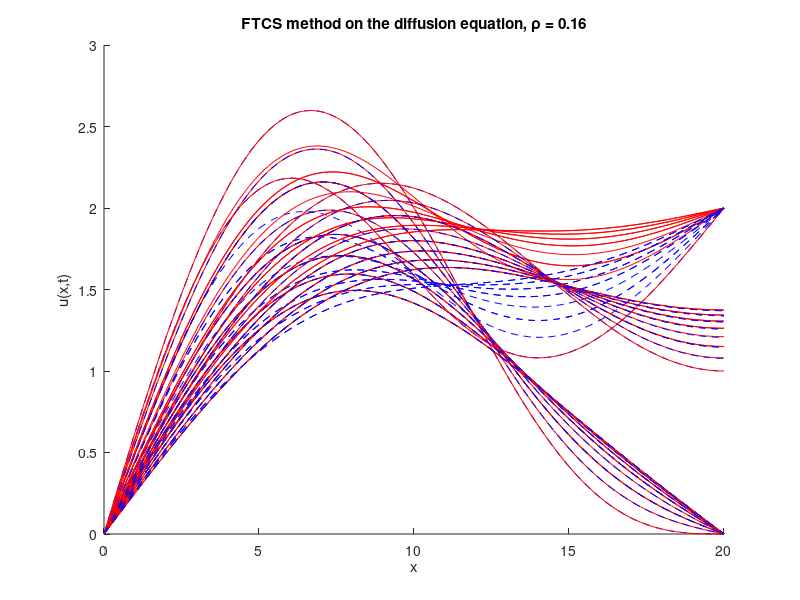

Here is the MATLAB script that generated this plot:
% FTCS on the heat equation
% Kevin Roberts
% 10-13-2024
clear all
close all
clc

% Set the parameters for the solution
L = 20; % length of solution domain (from zero)
J = 200; % number of grid points (not counting zero)
x = linspace(0, L, J+1); % set up a vector of x locations
dx = L/J; % size of a grid cell, delta x
D = 1; % diffusion coefficient
dt = 0.0016; % size of time step, delta t
p = D*dt/(dx^2) % defining the dimensionless combination to be p (rho)
T = 15; % duraction of simulation
N = round(T/dt); % number of times to iterate simuation to get to time T

%%
% USED FOR DIRICHLET BC and IC: u(x, 0) = 2*sin(x*(pi/L)) + sin(x*(2*pi/L));

% modifying the boundary conditions
b0 = 0; % left boundary condition
bL = 0; % right boundary condition

% Used for homogeneous bc
i_c_1 = 2*sin(x.*(pi/L)) + sin(x.*(2*pi/L));

% setting the initial conditions for the various methods
exact0 = i_c_1;
FTCS0 = i_c_1;
exact = exact0;
FTCS = FTCS0;

%%%%%%%%%%%%%%%%%%%%%%%%%%%%%%%%%%%%%%%%%
% FTCS Method on the Diffusion Equation %
%%%%%%%%%%%%%%%%%%%%%%%%%%%%%%%%%%%%%%%%%
hold on, plot(x, FTCS0, 'b--'), hold off % plot the IC

% if we want to compare with the exact solution
hold on, plot(x, exact0, 'r'), hold off

% add labels to the plot
xlabel('x'), ylabel('u(x,t)')
title(['FTCS method on the diffusion equation, \rho = ' num2str(D*dt/(dx^2))])

for n = 2:N % beginning the for time loop
    
    t = n * dt;    % Current time
    
    for j = 1:J+1 % begin spatial loop; note that j = 1 is x = 0    
        
        % the if and the else if statement handle the boundary conditions
        if j == 1
            FTCSn(j) = b0;
        elseif j == J+1   
            FTCSn(j) = bL;
        else
            FTCSn(j) = FTCS(j) + p*(FTCS(j-1) - 2*FTCS(j) + FTCS(j+1));
        end
        
    end % ending the spatial loop
    
    % evaluating the exact solution (for b0 = 0 and bL = 0)
    exactn = 2*exp(-pi^2*D*n*dt/L^2)*sin(x.*(pi/L)) + exp(-4*pi^2*D*n*dt/L^2)*sin(x.*(2*pi/L))
    
    % to see results as an animation uncomment the line below and comment
    % the if - end statement
    % plot(x,u0,'r',x,crankn,'b'), pause(.1) % plots the next calculated time slice and the IC for reference. Makes this an animation
    if mod(n*dt,2) < dt % check if current time is close to a multiple of 2
        hold on, plot(x,exactn, 'r'), hold off % for plotting the exact
        hold on, plot(x,FTCSn,'b--'), hold off % if so, add a plot of current solution to existing plot
    end
    
    FTCS = FTCSn; % reset present solution for next time step
end % end time loop


%%
% USED FOR u(0, t) = 0 and u(L, t) = 2 with IC: u(x, 0) = 2*sin(x*(pi/L)) + sin(x*(2*pi/L));

% modifying the boundary conditions
b0 = 0; % left boundary condition
bL = 2; % right boundary condition

% Used for b0 =0 and bL = 2
i_c_2 = x.*2/L + (2 - 4/pi)*sin(x.*(pi/L)) + sin(x.*(2*pi/L)) + 4/(9*pi)*sin(x.*(3*pi/L));

% setting the initial conditions for the various methods
exact0 = i_c_2;
FTCS0 = i_c_2;
exact = exact0;
FTCS = FTCS0;

%%%%%%%%%%%%%%%%%%%%%%%%%%%%%%%%%%%%%%%%%
% FTCS Method on the Diffusion Equation %
%%%%%%%%%%%%%%%%%%%%%%%%%%%%%%%%%%%%%%%%%
hold on, plot(x, FTCS0, 'b--'), hold off % plot the IC

% if we want to compare with the exact solution
hold on, plot(x, exact0, 'r'), hold off

% add labels to the plot
xlabel('x'), ylabel('u(x,t)')
title(['FTCS method on the diffusion equation, \rho = ' num2str(D*dt/(dx^2))])

for n = 2:N % beginning the for time loop
    
    t = n * dt;    % Current time
    
    for j = 1:J+1 % begin spatial loop; note that j = 1 is x = 0    
        
        % the if and the else if statement handle the boundary conditions
        if j == 1
            FTCSn(j) = b0;
        elseif j == J+1   
            FTCSn(j) = bL;
        else
            FTCSn(j) = FTCS(j) + p*(FTCS(j-1) - 2*FTCS(j) + FTCS(j+1));
        end
        
    end % ending the spatial loop
    
    % evaluating the exact solution (for b0 = 0 and bL = 2)
    exactn = x.*(2/L) + (2-4\pi)*exp(-pi^2*D*n*dt/L^2)*sin(x.*(pi/L)) + exp(-4*pi^2*D*n*dt/L^2)*sin(x.*(2*pi/L)) + 4/(9*pi)*exp(-9*pi^2*D*n*dt/L^2)*sin(x.*(3*pi/L))

    % to see results as an animation uncomment the line below and comment
    % the if - end statement
    % plot(x,u0,'r',x,crankn,'b'), pause(.1) % plots the next calculated time slice and the IC for reference. Makes this an animation
    if mod(n*dt,2) < dt % check if current time is close to a multiple of 2
        hold on, plot(x,exactn, 'r'), hold off % for plotting the exact
        hold on, plot(x,FTCSn,'b--'), hold off % if so, add a plot of current solution to existing plot
    end
    
    FTCS = FTCSn; % reset present solution for next time step
end % end time loop

%%
% USED FOR NO FLUX BOUNDARY WITH IC: u(x, 0) = 2*sin(xpi/(2L))) + sin(3xpi/(2L)));

% modifying the boundary conditions
b0 = 0; % left boundary condition

% Used for no-flux boundary and different IC
i_c_3 = 2*sin(x.*(pi/(2*L))) + sin(x.*(3*pi/(2*L)));

% setting the initial conditions for the various methods
exact0 = i_c_3;
FTCS0 = i_c_3;
exact = exact0;
FTCS = FTCS0;

%%%%%%%%%%%%%%%%%%%%%%%%%%%%%%%%%%%%%%%%%
% FTCS Method on the Diffusion Equation %
%%%%%%%%%%%%%%%%%%%%%%%%%%%%%%%%%%%%%%%%%
hold on, plot(x, FTCS0, 'b--'), hold off % plot the IC

% if we want to compare with the exact solution
hold on, plot(x, exact0, 'r'), hold off

% add labels to the plot
xlabel('x'), ylabel('u(x,t)')
title(['FTCS method on the diffusion equation, \rho = ' num2str(D*dt/(dx^2))])

for n = 2:N % beginning the for time loop
    
    t = n * dt;    % Current time
    
    for j = 1:J+1 % begin spatial loop; note that j = 1 is x = 0    
        
        % the if and the else if statement handle the boundary conditions
        if j == 1
            FTCSn(j) = b0;
        elseif j == J+1   
            % for the no flux boundary
            FTCSn(j) = FTCS(j) + p*(FTCS(j-1) - 2*FTCS(j) + FTCS(j));
        else
            FTCSn(j) = FTCS(j) + p*(FTCS(j-1) - 2*FTCS(j) + FTCS(j+1));
        end
        
    end % ending the spatial loop
    
    % % evaluating the exact solution for no-flux
    exactn = 2*exp(-pi^2*D*n*dt/(4*L^2))*sin(x.*(pi/(2*L))) + exp(-9*pi^2*D*n*dt/(4*L^2))*sin(x.*(3*pi/(2*L)))

    % to see results as an animation uncomment the line below and comment
    % the if - end statement
    % plot(x,u0,'r',x,crankn,'b'), pause(.1) % plots the next calculated time slice and the IC for reference. Makes this an animation
    if mod(n*dt,2) < dt % check if current time is close to a multiple of 2
        hold on, plot(x,exactn, 'r'), hold off % for plotting the exact
        hold on, plot(x,FTCSn,'b--'), hold off % if so, add a plot of current solution to existing plot
    end
    
    FTCS = FTCSn; % reset present solution for next time step
end % end time loop
